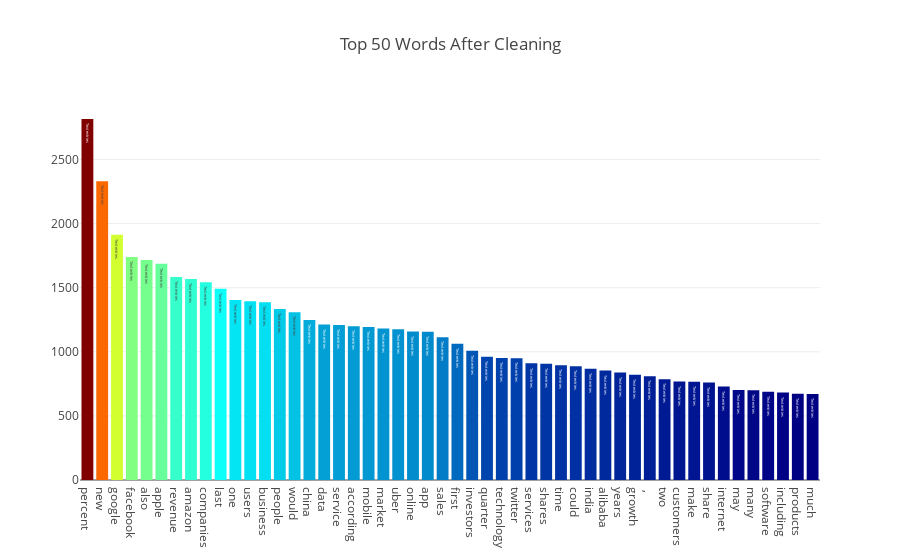

This figure's notebook cell:
### Code cell
wordsWOStopwords = list(chain.from_iterable(wordsTokenized))

word_dist = nltk.FreqDist(wordsWOStopwords)
result = pd.DataFrame(word_dist.most_common(50), columns=['Word', 'Frequency']) # .set_index('Word')
# print(result)

data = [go.Bar(
            x = result.loc[:,'Word'].values,
            y = result.loc[:,'Frequency'].values,
            marker= dict(colorscale='Jet',
                         color = result.loc[:,'Frequency'].values
                        ),
            text='Text entries'
    )]

layout = go.Layout(
    title='Top 50 Words After Cleaning'
)

fig = go.Figure(data=data, layout=layout)

py.iplot(fig, filename='basic-bar')

### Figure 1 — Plotly figure (JSON) as saved in the notebook; plotly's stock layout.template omitted (floating-point values rounded to 4 significant figures)
{"data": [{"marker": {"color": [2816, 2330, 1913, 1739, 1716, 1686, 1583, 1567, 1542, 1491, 1404, 1394, 1387, 1333, 1308, 1248, 1213, 1209, 1199, 1194, 1181, 1175, 1159, 1156, 1114, 1063, 1008, 962, 952, 950, 910, 906, 895, 887, 867, 855, 838, 821, 810, 786, 768, 767, 760, 730, 702, 701, 689, 682, 672, 671], "colorscale": "Jet"}, "text": "Text entries", "type": "bar", "x": ["percent", "new", "google", "facebook", "also", "apple", "revenue", "amazon", "companies", "last", "one", "users", "business", "people", "would", "china", "data", "service", "according", "mobile", "market", "uber", "online", "app", "sales", "first", "investors", "quarter", "technology", "twitter", "services", "shares", "time", "could", "india", "alibaba", "years", "growth", " , ", "two", "customers", "make", "share", "internet", "may", "many", "software", "including", "products", "much"], "y": [2816, 2330, 1913, 1739, 1716, 1686, 1583, 1567, 1542, 1491, 1404, 1394, 1387, 1333, 1308, 1248, 1213, 1209, 1199, 1194, 1181, 1175, 1159, 1156, 1114, 1063, 1008, 962, 952, 950, 910, 906, 895, 887, 867, 855, 838, 821, 810, 786, 768, 767, 760, 730, 702, 701, 689, 682, 672, 671]}], "layout": {"title": "Top 50 Words After Cleaning"}}
